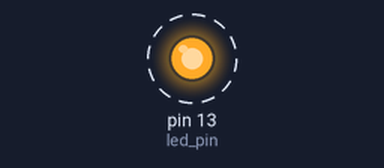
Bench run of a sketch on a simulated Arduino Uno, built with avr-gcc and run on an emulated ATmega328P. On the bench: output pins drawn as LEDs (lit = HIGH). Dashed ring = blinking. What the sketch prints to the serial monitor is not drawn.

Above: at 0.5 s.
Timing chart, 0 to 4.6 s (numbered marks = the images above):
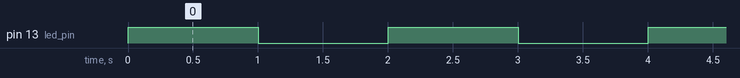

The sketch:

Counter_BlinkOne.ino
```cpp
int led_pin = LED_BUILTIN;
int button_pin = 15;

int counter = 0;

void setup() {
  // initialize digital pin LED_BUILTIN as an output.
  pinMode(led_pin, OUTPUT);
  pinMode(button_pin, INPUT);
  Serial.begin(9600);
}

void loop() {
  counter = counter - 1;
  Serial.println(counter);

  if(counter<=0) {
    counter = 8;
    Serial.print("New Counter: ");
    Serial.println(counter);
  }

  if (counter > 4) {
    digitalWrite(led_pin, HIGH);  // turn the LED on (HIGH is the voltage level)
  } else {
    digitalWrite(led_pin,LOW);  // turn the LED off by making the voltage LOW
  }

  delay(250);                      // wait for 250 milliseconds!
}
```

Measured:
- by itself, pin 13 (led_pin): alternates HIGH for 1.0 s and LOW for 1.0 s
